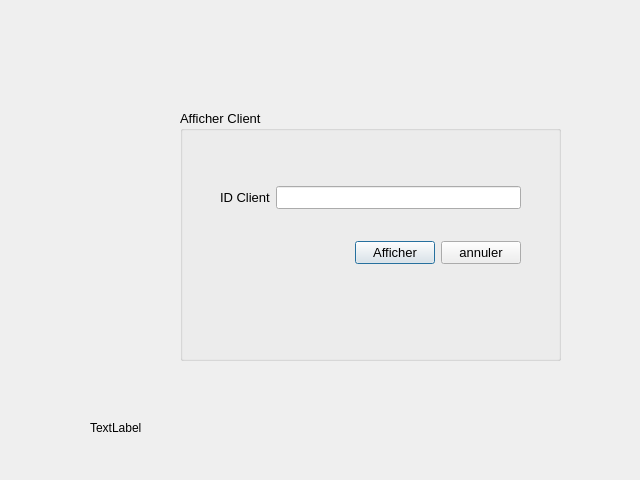
<?xml version="1.0" encoding="UTF-8"?>
<ui version="4.0">
 <class>affclient</class>
 <widget class="QDialog" name="affclient">
  <property name="geometry">
   <rect>
    <x>0</x>
    <y>0</y>
    <width>640</width>
    <height>480</height>
   </rect>
  </property>
  <property name="windowTitle">
   <string>Dialog</string>
  </property>
  <widget class="QGroupBox" name="groupBox">
   <property name="geometry">
    <rect>
     <x>180</x>
     <y>110</y>
     <width>381</width>
     <height>251</height>
    </rect>
   </property>
   <property name="font">
    <font>
     <pointsize>10</pointsize>
    </font>
   </property>
   <property name="title">
    <string>Afficher Client</string>
   </property>
   <widget class="QWidget" name="layoutWidget">
    <property name="geometry">
     <rect>
      <x>40</x>
      <y>50</y>
      <width>301</width>
      <height>131</height>
     </rect>
    </property>
    <layout class="QVBoxLayout" name="verticalLayout">
     <item>
      <layout class="QHBoxLayout" name="horizontalLayout_2">
       <item>
        <widget class="QLabel" name="label">
         <property name="font">
          <font>
           <pointsize>10</pointsize>
          </font>
         </property>
         <property name="text">
          <string>ID Client</string>
         </property>
        </widget>
       </item>
       <item>
        <widget class="QLineEdit" name="lineEdit_id"/>
       </item>
      </layout>
     </item>
     <item>
      <layout class="QHBoxLayout" name="horizontalLayout">
       <item>
        <spacer name="horizontalSpacer">
         <property name="orientation">
          <enum>Qt::Horizontal</enum>
         </property>
         <property name="sizeHint" stdset="0">
          <size>
           <width>40</width>
           <height>20</height>
          </size>
         </property>
        </spacer>
       </item>
       <item>
        <widget class="QPushButton" name="pushButton">
         <property name="font">
          <font>
           <pointsize>10</pointsize>
          </font>
         </property>
         <property name="text">
          <string>Afficher</string>
         </property>
        </widget>
       </item>
       <item>
        <widget class="QPushButton" name="pushButton_2">
         <property name="font">
          <font>
           <pointsize>10</pointsize>
          </font>
         </property>
         <property name="text">
          <string>annuler</string>
         </property>
        </widget>
       </item>
      </layout>
     </item>
    </layout>
   </widget>
  </widget>
  <widget class="QLabel" name="label_2">
   <property name="geometry">
    <rect>
     <x>14</x>
     <y>105</y>
     <width>141</width>
     <height>201</height>
    </rect>
   </property>
   <property name="styleSheet">
    <string notr="true">image: url(:/affclient.png);</string>
   </property>
   <property name="text">
    <string/>
   </property>
  </widget>
  <widget class="QLabel" name="label_3">
   <property name="geometry">
    <rect>
     <x>90</x>
     <y>420</y>
     <width>55</width>
     <height>16</height>
    </rect>
   </property>
   <property name="text">
    <string>TextLabel</string>
   </property>
  </widget>
 </widget>
 <resources/>
 <connections/>
</ui>
